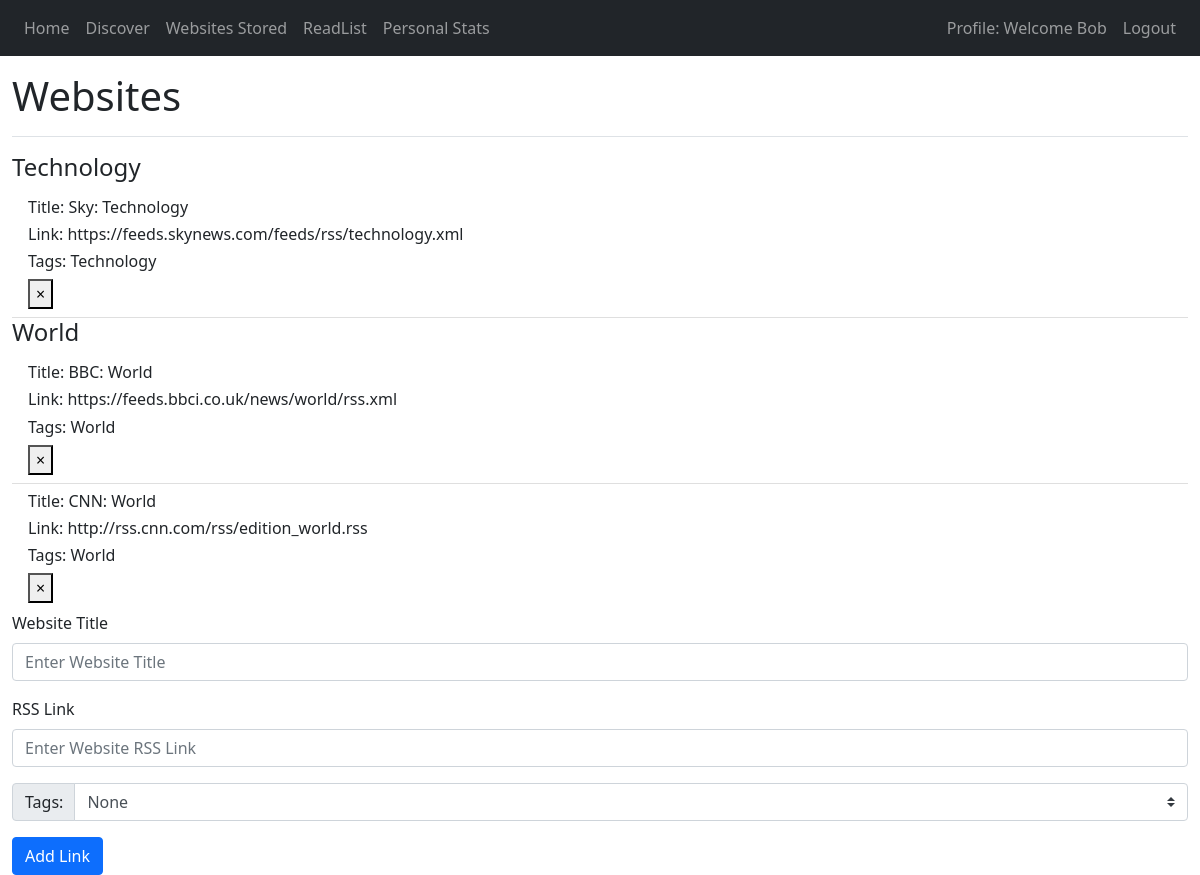
/add_links (signed in), run on the app's committed database.
### website/db_models.py (models this page shows)
class User(db.Model, UserMixin):
    id = db.Column(db.Integer, primary_key=True)
    email = db.Column(db.String(150), unique=True)
    password = db.Column(db.String(150))
    username = db.Column(db.String(150))
    date_signed_up = db.Column(db.DateTime(timezone=True), default=func.now())
    feeds = db.relationship('RSS_Data')
    liked = db.relationship('Readlist')

class Tags(db.Model):
    id = db.Column(db.Integer, primary_key=True)
    name = db.Column(db.String(10000))
    website = db.relationship('RSS_Data', back_populates='tag')

class RSS_Data(db.Model):
    id = db.Column(db.Integer, primary_key=True)
    title = db.Column(db.String(10000))
    link = db.Column(db.String(10000))
    clicks = db.Column(db.Integer)
    tag_id = db.Column(db.Integer, db.ForeignKey('tags.id'))
    tag = db.Relationship('Tags', back_populates='website')
    user_id = db.Column(db.Integer, db.ForeignKey('user.id'))

### website/views.py (the view, shortened to what this page needs)
@views.route('/add_links', methods=['GET', 'POST'])
@login_required
def add_links():
    user_tags = []
    tags_list = Tags.query.all()
    user_saved_websites = RSS_Data.query.filter_by(user_id=current_user.id).all()
    for user_web in user_saved_websites:
        tags_format = {'tag_id': user_web.tag_id,
                       'tag_name': f'{tags_list[user_web.tag_id - 1].name}'}
        if tags_format not in user_tags:
            user_tags.append(tags_format)
    return render_template("website_add.html", user=current_user,tags=tags_list, user_tags=user_tags)

### website/__init__.py (called while the page is built)
def create_app():
    app = Flask(__name__)
    app.config['SECRET_KEY'] = 'sadads asdasgf asddf'
    app.config['SQLALCHEMY_DATABASE_URI'] = f'sqlite:///{DB_NAME}'
    db.init_app(app)
    from .views import views
    from .auth import auth
    app.register_blueprint(views, url_prefix='/')
    app.register_blueprint(auth, url_prefix='/')
    from .db_models import User
    with app.app_context():
        db.create_all()
    login_manager = LoginManager()
    login_manager.login_view = 'auth.login'
    login_manager.init_app(app)
    @login_manager.user_loader
    def load_user(id):
        return User.query.get(int(id))
    return app

### website/templates/website_add.html (shortened to what this page needs)
{% extends "base.html" %}
{%  block content %}
<div class="d-flex justify-content-between flex-wrap flex-md-nowrap pt-3 pb-2 mb-3 border-bottom">
    <h1>Websites</h1>
</div>
    {% for tag in user_tags %}
    <h4>{{ tag.tag_name }}</h4>
<ul class="list-group list-group-flush" id="website_add">
    {% for website in user.feeds %}
        {% if website.tag.id == tag.tag_id %}
            <li class="list-group-item">
                <h6>Title: {{ website.title }}</h6>
                <h6>Link: {{ website.link }}</h6>
                <h6>Tags: {{ website.tag.name }}</h6>
                <form action="/delete-website" method="POST">
                    <button name="delete_link"id="{{ website.id }}" type="submit">
                        <span aria-hidden="true">&times;</span>
                    </button>
                </form>
            </li>
        {% endif %}
        {% endfor %}
    {% endfor %}
</ul>
<form method="POST">
    <div class="form-group">
        <label for="web_title">Website Title</label>
        <input type="text" class="form-control" id="web_title" name="web_title" placeholder="Enter Website Title"/>
    </div>
    <div class="form-group">
        <label for="web_link">RSS Link</label>
        <input type="text" class="form-control" id="web_link" name="web_link" placeholder="Enter Website RSS Link"/>
    </div>
    <div class="input-group mb-3">
      <div class="input-group-prepend">
        <label class="input-group-text" for="inputGroupTags">Tags:</label>
      </div>
          <select class="custom-select" name="web_tag" id="inputGroupTags">
            <option selected>None</option>
          </select>
    </div>
    <button type="submit" class="btn btn-primary" name="add_link">Add Link</button>
</form>
{% endblock %}

### website/templates/base.html (shortened to what this page needs)
<!DOCTYPE html>
<html lang="en">
<head>
    <link rel="stylesheet" href="https://stackpath.bootstrapcdn.com/bootstrap/4.4.1/css/bootstrap.min.css"
>
    <link href="https://cdn.jsdelivr.net/npm/bootstrap@5.0.1/dist/css/bootstrap.min.css" rel="stylesheet">
</head>
<body>
<nav class="navbar navbar-expand-lg navbar-dark bg-dark">
    <div class="collapse navbar-collapse" id="navbar">
        <div class="navbar-nav">
            {% if user.is_authenticated %}
                <a class="nav-item nav-link" id="home" href="/">Home</a>
                <a class="nav-item nav-link" id="discover" href="/discover">Discover</a>
                <a class="nav-item nav-link" id="add_links" href="/add_links">Websites Stored</a>
                <a class="nav-item nav-link" id="read_later" href="/read_later">ReadList</a>
                <a class="nav-item nav-link" id="user_stats" href="/user_stats">Personal Stats</a>
            {% else %}
                <a class="nav-item nav-link" id="login" href="/login">Login</a>
                <a class="nav-item nav-link" id="signUp" href="/sign-up">Sign Up</a>
            {% endif %}
        </div>
        {% if user.is_authenticated %}
            <div class="navbar-nav ms-auto">
                <a class="nav-item nav-link " id="profile" href="/profile">Profile: Welcome {{ user.username }}</a>
            <a class="nav-item nav-link" id="logout" href="/logout">Logout</a>
            </div>
        {% endif %}
    </div>
</nav>
<div class="container-fluid">
    {% block content %}{% endblock %}
</div>
</body>
</html>

### data on the page
User: username "Bob"
Tags: tag_name "Technology"
RSS_Data: title "Sky: Technology", link "https://feeds.skynews.com/feeds/rss/technology.xml", tag.name "Technology"
Tags: tag_name "World"
RSS_Data: title "BBC: World", link "https://feeds.bbci.co.uk/news/world/rss.xml", tag.name "World"
RSS_Data: title "CNN: World", link "http://rss.cnn.com/rss/edition_world.rss", tag.name "World"
